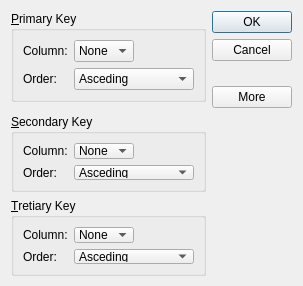
<?xml version="1.0" encoding="UTF-8"?>
<ui version="4.0">
 <class>Dialog</class>
 <widget class="QDialog" name="Dialog">
  <property name="geometry">
   <rect>
    <x>0</x>
    <y>0</y>
    <width>303</width>
    <height>286</height>
   </rect>
  </property>
  <property name="minimumSize">
   <size>
    <width>303</width>
    <height>286</height>
   </size>
  </property>
  <property name="windowTitle">
   <string>Dialog</string>
  </property>
  <layout class="QGridLayout" name="gridLayout_4">
   <item row="0" column="0" rowspan="3" colspan="2">
    <widget class="QGroupBox" name="primaryGroupBox">
     <property name="title">
      <string>&amp;Primary Key</string>
     </property>
     <layout class="QGridLayout" name="gridLayout">
      <item row="0" column="0">
       <widget class="QLabel" name="label">
        <property name="text">
         <string>Column:</string>
        </property>
       </widget>
      </item>
      <item row="0" column="1">
       <widget class="QComboBox" name="primaryColumnCombo">
        <item>
         <property name="text">
          <string>None</string>
         </property>
        </item>
       </widget>
      </item>
      <item row="0" column="2">
       <spacer name="horizontalSpacer">
        <property name="orientation">
         <enum>Qt::Horizontal</enum>
        </property>
        <property name="sizeHint" stdset="0">
         <size>
          <width>77</width>
          <height>20</height>
         </size>
        </property>
       </spacer>
      </item>
      <item row="1" column="0">
       <widget class="QLabel" name="label_2">
        <property name="text">
         <string>Order:</string>
        </property>
       </widget>
      </item>
      <item row="1" column="1" colspan="2">
       <widget class="QComboBox" name="primaryOrderCombo">
        <item>
         <property name="text">
          <string>Asceding</string>
         </property>
        </item>
        <item>
         <property name="text">
          <string>Disceding</string>
         </property>
        </item>
       </widget>
      </item>
     </layout>
    </widget>
   </item>
   <item row="0" column="2" rowspan="4">
    <layout class="QVBoxLayout" name="verticalLayout">
     <item>
      <widget class="QPushButton" name="okButton">
       <property name="text">
        <string>OK</string>
       </property>
      </widget>
     </item>
     <item>
      <widget class="QPushButton" name="cancelButton">
       <property name="text">
        <string>Cancel</string>
       </property>
      </widget>
     </item>
     <item>
      <spacer name="verticalSpacer">
       <property name="orientation">
        <enum>Qt::Vertical</enum>
       </property>
       <property name="sizeHint" stdset="0">
        <size>
         <width>20</width>
         <height>40</height>
        </size>
       </property>
      </spacer>
     </item>
     <item>
      <widget class="QPushButton" name="cancelButton_2">
       <property name="text">
        <string>More</string>
       </property>
      </widget>
     </item>
    </layout>
   </item>
   <item row="6" column="0" colspan="2">
    <widget class="QGroupBox" name="TretiaryGroupBox">
     <property name="title">
      <string>&amp;Tretiary Key</string>
     </property>
     <layout class="QGridLayout" name="gridLayout_3">
      <item row="0" column="0">
       <widget class="QLabel" name="label_5">
        <property name="text">
         <string>Column:</string>
        </property>
       </widget>
      </item>
      <item row="0" column="1">
       <widget class="QComboBox" name="tretiaryColumnCombo">
        <item>
         <property name="text">
          <string>None</string>
         </property>
        </item>
       </widget>
      </item>
      <item row="0" column="2">
       <spacer name="horizontalSpacer_3">
        <property name="orientation">
         <enum>Qt::Horizontal</enum>
        </property>
        <property name="sizeHint" stdset="0">
         <size>
          <width>40</width>
          <height>20</height>
         </size>
        </property>
       </spacer>
      </item>
      <item row="1" column="0">
       <widget class="QLabel" name="label_6">
        <property name="text">
         <string>Order:</string>
        </property>
       </widget>
      </item>
      <item row="1" column="1" colspan="2">
       <widget class="QComboBox" name="tretiaryOrderCombo">
        <item>
         <property name="text">
          <string>Asceding</string>
         </property>
        </item>
        <item>
         <property name="text">
          <string>Disceding</string>
         </property>
        </item>
       </widget>
      </item>
     </layout>
    </widget>
   </item>
   <item row="3" column="0">
    <spacer name="verticalSpacer_2">
     <property name="orientation">
      <enum>Qt::Vertical</enum>
     </property>
     <property name="sizeHint" stdset="0">
      <size>
       <width>20</width>
       <height>96</height>
      </size>
     </property>
    </spacer>
   </item>
   <item row="4" column="0" colspan="2">
    <widget class="QGroupBox" name="secondaryGroupBox">
     <property name="enabled">
      <bool>true</bool>
     </property>
     <property name="title">
      <string>&amp;Secondary Key</string>
     </property>
     <layout class="QGridLayout" name="gridLayout_2">
      <item row="0" column="0">
       <widget class="QLabel" name="label_3">
        <property name="text">
         <string>Column:</string>
        </property>
       </widget>
      </item>
      <item row="0" column="1">
       <widget class="QComboBox" name="secondaryColumnCombo">
        <item>
         <property name="text">
          <string>None</string>
         </property>
        </item>
       </widget>
      </item>
      <item row="0" column="2">
       <spacer name="horizontalSpacer_2">
        <property name="orientation">
         <enum>Qt::Horizontal</enum>
        </property>
        <property name="sizeHint" stdset="0">
         <size>
          <width>40</width>
          <height>20</height>
         </size>
        </property>
       </spacer>
      </item>
      <item row="1" column="0">
       <widget class="QLabel" name="label_4">
        <property name="text">
         <string>Order:</string>
        </property>
       </widget>
      </item>
      <item row="1" column="1" colspan="2">
       <widget class="QComboBox" name="secondaryOrderCombo">
        <item>
         <property name="text">
          <string>Asceding</string>
         </property>
        </item>
        <item>
         <property name="text">
          <string>Disceding</string>
         </property>
        </item>
       </widget>
      </item>
     </layout>
    </widget>
   </item>
  </layout>
 </widget>
 <tabstops>
  <tabstop>primaryColumnCombo</tabstop>
  <tabstop>primaryOrderCombo</tabstop>
  <tabstop>secondaryColumnCombo</tabstop>
  <tabstop>secondaryOrderCombo</tabstop>
  <tabstop>tretiaryColumnCombo</tabstop>
  <tabstop>tretiaryOrderCombo</tabstop>
  <tabstop>okButton</tabstop>
  <tabstop>cancelButton</tabstop>
  <tabstop>cancelButton_2</tabstop>
 </tabstops>
 <resources/>
 <connections>
  <connection>
   <sender>okButton</sender>
   <signal>clicked()</signal>
   <receiver>Dialog</receiver>
   <slot>accept()</slot>
   <hints>
    <hint type="sourcelabel">
     <x>254</x>
     <y>26</y>
    </hint>
    <hint type="destinationlabel">
     <x>24</x>
     <y>96</y>
    </hint>
   </hints>
  </connection>
  <connection>
   <sender>cancelButton</sender>
   <signal>clicked()</signal>
   <receiver>Dialog</receiver>
   <slot>reject()</slot>
   <hints>
    <hint type="sourcelabel">
     <x>268</x>
     <y>54</y>
    </hint>
    <hint type="destinationlabel">
     <x>72</x>
     <y>99</y>
    </hint>
   </hints>
  </connection>
  <connection>
   <sender>cancelButton_2</sender>
   <signal>toggled(bool)</signal>
   <receiver>secondaryGroupBox</receiver>
   <slot>setVisible(bool)</slot>
   <hints>
    <hint type="sourcelabel">
     <x>287</x>
     <y>87</y>
    </hint>
    <hint type="destinationlabel">
     <x>204</x>
     <y>159</y>
    </hint>
   </hints>
  </connection>
  <connection>
   <sender>cancelButton_2</sender>
   <signal>toggled(bool)</signal>
   <receiver>TretiaryGroupBox</receiver>
   <slot>setVisible(bool)</slot>
   <hints>
    <hint type="sourcelabel">
     <x>289</x>
     <y>89</y>
    </hint>
    <hint type="destinationlabel">
     <x>207</x>
     <y>268</y>
    </hint>
   </hints>
  </connection>
 </connections>
</ui>
